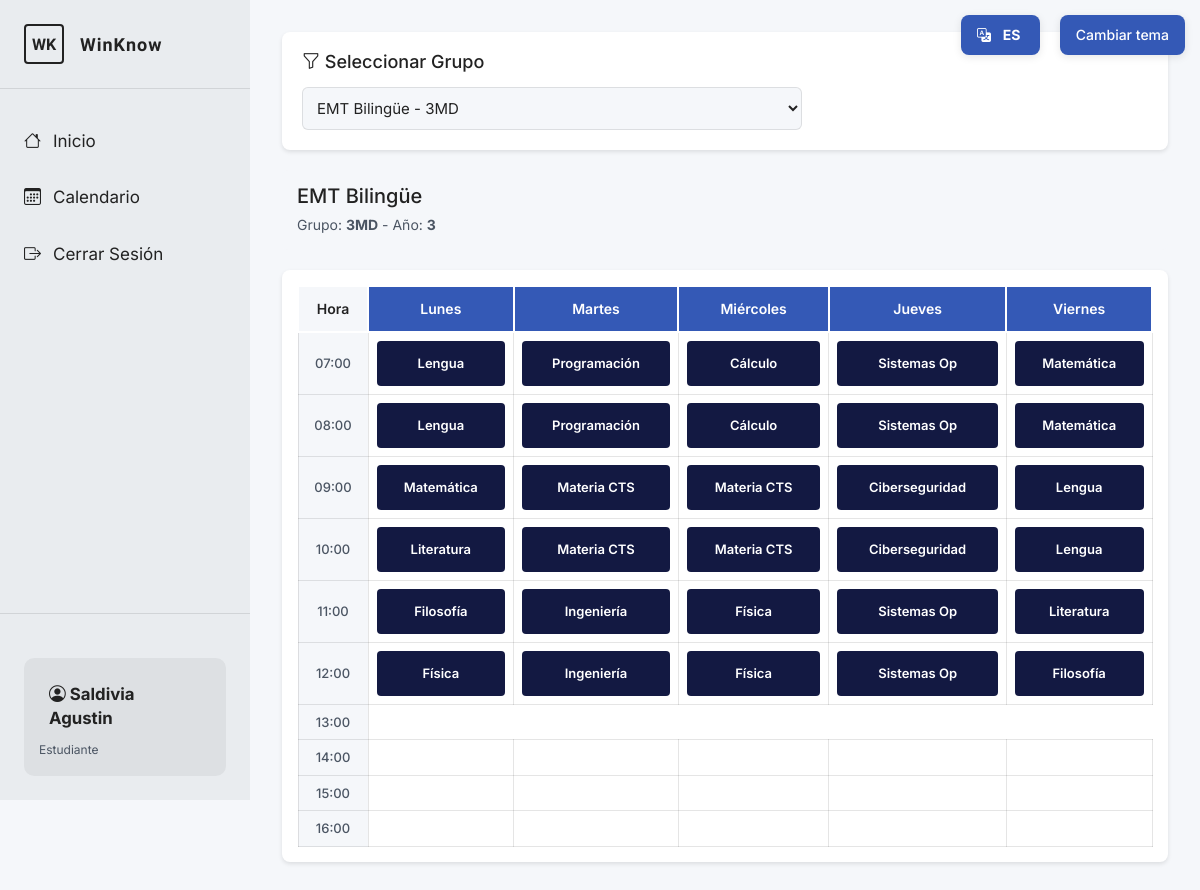
Page /calendario_main.php (signed in) on the committed database.
### tables this page shows
CREATE TABLE `grupo` (
    `IdGrupo` int(11) NOT NULL,
    `nombreGrupo` varchar(50) NOT NULL,
    `IdCurso` int(11) NOT NULL,
    `anio` int(11) DEFAULT NULL
  );

CREATE TABLE `cursos` (
    `IdCurso` int(11) NOT NULL,
    `Cedula` int(11) NOT NULL,
    `Recursos_Pedidos` varchar(100) DEFAULT NULL,
    `Nombre` varchar(50) DEFAULT NULL
  );

CREATE TABLE `horario` (
    `ID_horario` int(11) NOT NULL,
    `IdGrupo` int(11) NOT NULL,
    `IdAsignatura` int(11) NOT NULL,
    `Cedula` int(11) NOT NULL,
    `DiaSemana` varchar(20) NOT NULL,
    `HoraInicio` int(11) NOT NULL,
    `HoraFin` int(11) NOT NULL
  );

CREATE TABLE `asignatura` (
    `IdAsignatura` int(11) NOT NULL,
    `nombreAsignatura` varchar(50) DEFAULT NULL
  );

### front/calendario_html.php (the view, shortened to what this page needs)
<body>
<main class="principal">
    <div class="contenido">
        <section class="selector-grupo">
            <h2><i class="bi bi-funnel"></i> Seleccionar Grupo</h2>
            <form method="GET" action="calendario.php" class="form-selector">
                <select name="grupo" onchange="this.form.submit()" required>
                    <?php
                    if ($resultGrupos && $resultGrupos->num_rows > 0):
                        $resultGrupos->data_seek(0);
                        while ($grupo = $resultGrupos->fetch_assoc()):
                    ?>
                        <option value="<?= $grupo['IdGrupo']; ?>"
                                <?= ($grupoSeleccionado == $grupo['IdGrupo']) ? 'selected' : ''; ?>>
                            <?= htmlspecialchars($grupo['nombre_curso']); ?> -
                        </option>
                    <?php
                        endwhile;
                    endif;
                    ?>
                </select>
            </form>
        </section>
        <?php if ($infoGrupo): ?>
            <div class="info-grupo">
                <div>
                    <h3><?= htmlspecialchars($infoGrupo['nombre_curso']); ?></h3>
                    <div class="detalles-grupo">
                        Grupo: <strong><?= htmlspecialchars($infoGrupo['nombreGrupo']); ?></strong>
                        <?php if ($infoGrupo['anio']): ?>
                            - Año: <strong><?= $infoGrupo['anio']; ?></strong>
                        <?php endif; ?>
                    </div>
                </div>
            </div>
            <section class="calendario-semanal">
                <table class="tabla-horario">
                    <thead>
                        <tr>
                            <th class="hora-header">Hora</th>
                            <?php foreach ($diasSemana as $dia): ?>
                                <th><?= $dia; ?></th>
                            <?php endforeach; ?>
                        </tr>
                    </thead>
                    <tbody>
                        <?php
                        $horasUsadas = [];
                        foreach ($diasSemana as $dia) {
                            foreach ($horariosSemana[$dia] as $hora => $clase) {
                                if ($clase !== null || $hora == 13) {
                                    $horasUsadas[$hora] = true;
                                }
                            }
                        }
                        ksort($horasUsadas);
                        $horasUsadas = array_keys($horasUsadas);
                        $horaMin = !empty($horasUsadas) ? min($horasUsadas) : 7;
                        $horaMax = !empty($horasUsadas) ? max($horasUsadas) : 16;
                        if ($horaMax < 16) $horaMax = 16;
                        $horasUsadas = range($horaMin, $horaMax);
                        $colorIndex = 0;
                        $coloresAsignatura = array();
                        foreach ($horasUsadas as $hora):
                        ?>
                            <tr>
                                <td class="hora-label"><?= sprintf('%02d:00', $hora); ?></td>
                                <?php foreach ($diasSemana as $dia): ?>
                                    <?php
                                    if ($hora == 13):
                                    ?>
                                    <?php
                                    else:
                                        $clase = $horariosSemana[$dia][$hora];
                                        if ($clase !== null):
                                            if (!isset($coloresAsignatura[$clase['asignatura']])) {
                                                $coloresAsignatura[$clase['asignatura']] = obtenerColorAsignatura($colorIndex++);
                                            }
                                            $color = $coloresAsignatura[$clase['asignatura']];
                                    ?>
                                        <td>
                                            <div class="clase-bloque" style="background: <?= $color; ?>">
                                                <div class="clase-nombre">
                                                    <?= htmlspecialchars($clase['asignatura']); ?>
                                                </div>
                                            </div>
                                        </td>
                                    <?php
                                        else:
                                    ?>
                                        <td class="celda-vacia"></td>
                                    <?php
                                        endif;
                                    endif;
                                    ?>
                                <?php endforeach; ?>
                            </tr>
                        <?php endforeach; ?>
                    </tbody>
                </table>
            </section>
        <?php endif; ?>
    </div>
</main>
</body>
</html>

### calendario_main.php (shortened to what this page needs)
<?php
$mysqli = conectarDB();
$queryGrupos = "SELECT g.IdGrupo, g.nombreGrupo, c.Nombre as nombre_curso, g.anio
    FROM grupo g
    INNER JOIN cursos c ON g.IdCurso = c.IdCurso
    ORDER BY c.Nombre, g.nombreGrupo";
$resultGrupos = $mysqli->query($queryGrupos);
$grupoSeleccionado = isset($_GET['grupo']) ? intval($_GET['grupo']) : null;
if ($grupoSeleccionado === null && $resultGrupos->num_rows > 0) {
    $resultGrupos->data_seek(0);
    $primerGrupo = $resultGrupos->fetch_assoc();
    $grupoSeleccionado = $primerGrupo['IdGrupo'];
    $resultGrupos->data_seek(0);
}
$infoGrupo = null;
if ($grupoSeleccionado) {
    $queryInfo = "SELECT g.IdGrupo, g.nombreGrupo, g.anio, c.Nombre as nombre_curso
        FROM grupo g
        INNER JOIN cursos c ON g.IdCurso = c.IdCurso
        WHERE g.IdGrupo = ?";
    $stmtInfo = $mysqli->prepare($queryInfo);
    $stmtInfo->bind_param("i", $grupoSeleccionado);
    $stmtInfo->execute();
    $resultInfo = $stmtInfo->get_result();
    $infoGrupo = $resultInfo->fetch_assoc();
}
$horariosSemana = array();
$diasSemana = ['Lunes', 'Martes', 'Miércoles', 'Jueves', 'Viernes'];
$horasDisponibles = range(7, 22);
foreach ($diasSemana as $dia) {
    $horariosSemana[$dia] = array();
    foreach ($horasDisponibles as $hora) {
        $horariosSemana[$dia][$hora] = null;
    }
}
if ($grupoSeleccionado) {
    $queryHorarios = "SELECT h.DiaSemana, h.HoraInicio, h.HoraFin, a.nombreAsignatura
        FROM horario h
        INNER JOIN asignatura a ON h.IdAsignatura = a.IdAsignatura
        WHERE h.IdGrupo = ?
        ORDER BY h.DiaSemana, h.HoraInicio";
    $stmtHorarios = $mysqli->prepare($queryHorarios);
    $stmtHorarios->bind_param("i", $grupoSeleccionado);
    $stmtHorarios->execute();
    $resultHorarios = $stmtHorarios->get_result();
    while ($horario = $resultHorarios->fetch_assoc()) {
        $dia = $horario['DiaSemana'];
        $horaInicio = intval($horario['HoraInicio']);
        $horariosSemana[$dia][$horaInicio] = array(
            'asignatura' => $horario['nombreAsignatura'],
            'horaFin' => intval($horario['HoraFin'])
        );
    }
}
function obtenerColorAsignatura($index) {
    $colores = [
        '#131942ff'
    ];
    return $colores[$index % count($colores)];
}
if ($_SESSION['tipo'] === 'admin') {
    include '../front/navADM.php';
} elseif ($_SESSION['tipo'] === 'docente') {
    include '../front/navDOC.php';
} else {
    include '../front/navEST.php';
}
include '../front/calendario_html.php';
?>

### front/navEST.php (shortened to what this page needs)
<body>
<aside class="barra-lateral">
    <div class="logo">
        <div class="icono-logo">WK</div>
        <span>WinKnow</span>
    </div>
    <nav class="navegacion">
        <ul>
            <a href="inicioEst.php"><li><i class="bi bi-house"></i> <span data-lang="nav_inicio">Inicio</span></li></a>
            <a href="calendario.php"><li><i class="bi bi-calendar3"></i> <span data-lang="nav_calendario">Calendario</span></li></a>
            <a href="../login_reg/logout.php" id="logout-link"><li><i class="bi bi-box-arrow-right"></i> <span data-lang="nav_logout">Cerrar Sesión</span></li></a>
        </ul>
    </nav>
    <div class="usuario">
        <div class="info-usuario">
            <div class="nombre-usuario">
                <i class="bi bi-person-circle"></i>
                <?php
                    if (isset($_SESSION['nombre']) && !empty($_SESSION['nombre'])) {
                        echo htmlspecialchars($_SESSION['nombre']);
                    } else {
                        echo '<span class="usuario-blanco" data-lang="default_user">Usuario</span>';
                    }
                ?>
            </div>
            <div class="rol-usuario">
                <span data-lang="role_student">Estudiante</span>
            </div>
        </div>
    </div>
</aside>

### rows in the picture
grupo: IdCurso.Nombre "EMT Bilingüe", nombreGrupo "3MD", anio "3"
horario: IdAsignatura.nombreAsignatura "Programación"
horario: IdAsignatura.nombreAsignatura "Cálculo"
horario: IdAsignatura.nombreAsignatura "Sistemas Op"
horario: IdAsignatura.nombreAsignatura "Matemática"
horario: IdAsignatura.nombreAsignatura "Ciberseguridad"
horario: IdAsignatura.nombreAsignatura "Lengua"
horario: IdAsignatura.nombreAsignatura "Literatura"
horario: IdAsignatura.nombreAsignatura "Ingeniería"
horario: IdAsignatura.nombreAsignatura "Sistemas Op"
horario: IdAsignatura.nombreAsignatura "Filosofía"

### other values in the picture
$_SESSION['nombre'] "Saldivia Agustin"
$dia "Lunes"
$dia "Martes"
$dia "Miércoles"
$dia "Jueves"
$dia "Viernes"
$hora "07"
$clase['asignatura'] "Lengua"
$clase['asignatura'] "Programación"
$clase['asignatura'] "Cálculo"
$clase['asignatura'] "Sistemas Op"
$clase['asignatura'] "Matemática"
$hora "08"
$hora "09"
$clase['asignatura'] "Materia CTS"
